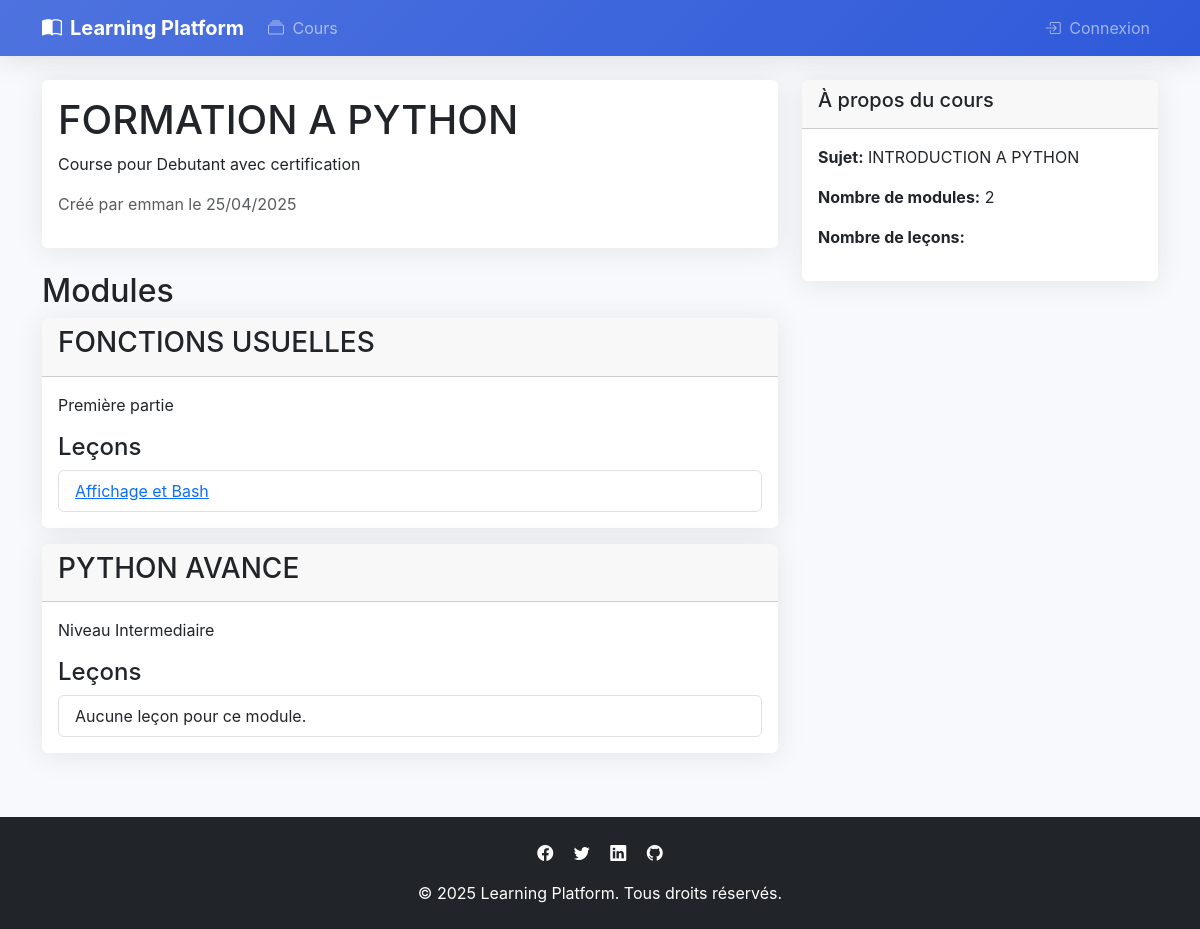
/formation-a-python/, run on the app's committed database.
### courses/models.py (models this page shows, shortened)
class Course(models.Model):
    owner = models.ForeignKey(User, related_name='courses_created', on_delete=models.CASCADE)
    subject = models.ForeignKey(Subject, related_name='courses', on_delete=models.CASCADE)
    title = models.CharField(max_length=200)
    slug = models.SlugField(max_length=200, unique=True)
    overview = models.TextField()
    created = models.DateTimeField(auto_now_add=True)
    image = models.ImageField(upload_to='courses/', blank=True)
    class Meta:
        ordering = ['-created']

class Module(models.Model):
    course = models.ForeignKey(Course, related_name='modules', on_delete=models.CASCADE)
    title = models.CharField(max_length=200)
    description = models.TextField(blank=True)
    order = models.PositiveIntegerField(default=0)
    class Meta:
        ordering = ['order']

class Lesson(models.Model):
    module = models.ForeignKey(Module, related_name='lessons', on_delete=models.CASCADE)
    title = models.CharField(max_length=200)
    content = models.TextField()
    order = models.PositiveIntegerField(default=0)
    video_url = models.URLField(blank=True)
    file = models.FileField(upload_to='lessons/', blank=True)
    class Meta:
        ordering = ['order']
        permissions = []

class Subject(models.Model):
    title = models.CharField(max_length=200)
    slug = models.SlugField(max_length=200, unique=True)
    class Meta:
        ordering = ['title']

### courses/views.py (the view)
# urls.py: path('<slug:slug>/', views.CourseDetailView.as_view(), name='course_detail'),
class CourseDetailView(DetailView):
    model = Course
    template_name = 'courses/course_detail.html'
    context_object_name = 'course'

### courses/templates/courses/course_detail.html (shortened to what this page needs)
{% extends "base.html" %}
{% block content %}
<div class="row">
    <div class="col-md-8">
        <div class="card mb-4">
            <div class="card-body">
                <h1 class="card-title">{{ course.title }}</h1>
                <p class="card-text">{{ course.overview }}</p>
                <p class="text-muted">Créé par {{ course.owner.username }} le {{ course.created|date:"d/m/Y" }}</p>
            </div>
        </div>
        <h2>Modules</h2>
        {% for module in course.modules.all %}
        <div class="card mb-3">
            <div class="card-header">
                <h3>{{ module.title }}</h3>
            </div>
            <div class="card-body">
                <p>{{ module.description }}</p>
                <h4>Leçons</h4>
                <ul class="list-group">
                    {% for lesson in module.lessons.all %}
                    <li class="list-group-item">
                        <a href="{% url 'lesson_detail' lesson.id %}">{{ lesson.title }}</a>
                    </li>
                    {% empty %}
                    <li class="list-group-item">Aucune leçon pour ce module.</li>
                    {% endfor %}
                </ul>
            </div>
        </div>
        {% empty %}
        <div class="alert alert-info">Aucun module pour ce cours.</div>
        {% endfor %}
    </div>
    <div class="col-md-4">
        <div class="card">
            <div class="card-header">
                <h5>À propos du cours</h5>
            </div>
            <div class="card-body">
                <p><strong>Sujet:</strong> {{ course.subject.title }}</p>
                <p><strong>Nombre de modules:</strong> {{ course.modules.count }}</p>
                <p><strong>Nombre de leçons:</strong> {{ course.total_lessons }}</p>
            </div>
        </div>
    </div>
</div>
{% endblock %}

### templates/base.html (style rules this page uses)
:root { --primary-color: #4e73df; --secondary-color: #f8f9fc; --accent-color: #2e59d9; }
body { background-color: #f8f9fc; font-family: 'Nunito', -apple-system, BlinkMacSystemFont, sans-serif; }
.card { border: none; border-radius: 0.35rem; box-shadow: 0 0.15rem 1.75rem 0 rgba(58, 59, 69, 0.1); transition: transform 0.3s ease, box-shadow 0.3s ease; }

### data on the page
Course: title "FORMATION A PYTHON", overview "Course pour Debutant avec certification", owner.username "emman", created "25/04/2025", subject "INTRODUCTION A PYTHON", modules.count "2"
Module: title "FONCTIONS USUELLES", description "Première partie"
Lesson: title "Affichage et Bash"
Module: title "PYTHON AVANCE", description "Niveau Intermediaire"
